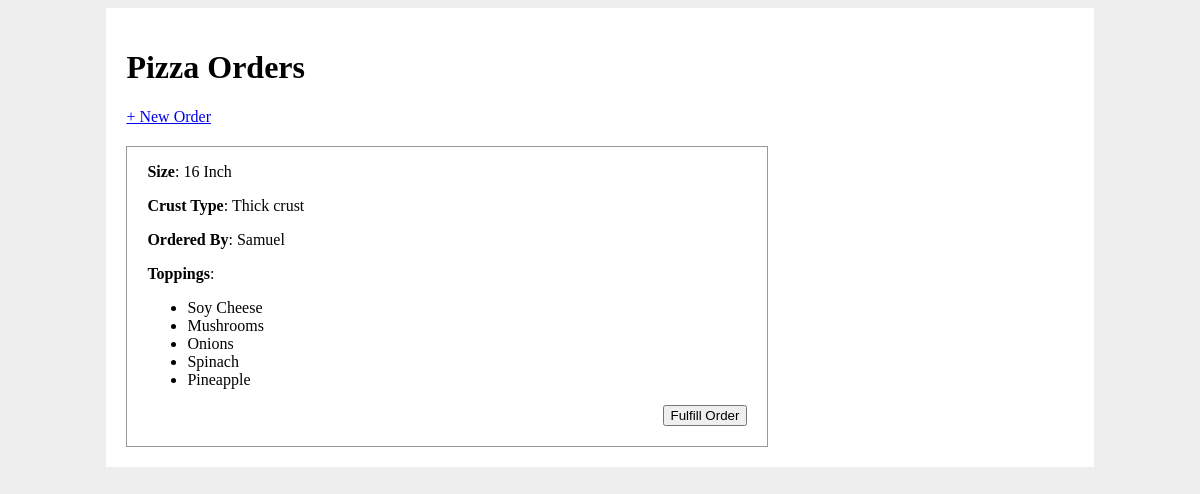
The page / on the database its author committed.
### app.py (models this page shows)
class Pizza(db.Model):
    id = db.Column(db.Integer, primary_key=True)
    order_name = db.Column(db.String(80), unique=False, nullable=False)
    size = db.Column(db.Enum(PizzaSize), nullable=False)
    crust_type = db.Column(db.Enum(CrustType), nullable=False)
    toppings = db.relationship('PizzaTopping') #not a list
    fulfilled = db.Column(db.Boolean, default=False)

class PizzaTopping(db.Model):
    id = db.Column(db.Integer, primary_key=True)
    topping_type = db.Column(db.Enum(ToppingType))
    pizza_id = db.Column(db.Integer, db.ForeignKey('pizza.id'))

### app.py (the view)
@app.route('/')
def home():
    all_pizzas = Pizza.query.filter_by(fulfilled=False)
    return render_template('home.html', pizza_orders=all_pizzas)

### templates/home.html (shortened to what this page needs)
{% extends 'base.html' %}
{% block content %}
<h1>Pizza Orders</h1>
<a href="/order">+ New Order</a>
{% for pizza in pizza_orders %}
<div class="pizza_order">
    <p>
        <strong>Size</strong>: {{ pizza.size.value }}
    </p>
    <p>
        <strong>Crust Type</strong>: {{ pizza.crust_type.value }} crust
    </p>
    <p>
        <strong>Ordered By</strong>: {{ pizza.order_name }}
    </p>
    <p>
        <strong>Toppings</strong>:
        <ul>
            {% for topping in pizza.toppings %}
            <li>{{ topping.topping_type.value }}</li>
            {% endfor %}
        </ul>
    </p>
    <form action="/fulfill" method="POST">
        <input type="submit" value="Fulfill Order">
    </form>
</div>
{% else %}
<p>No pizza orders to show!</p>
{% endfor %}
{% endblock %}

### templates/base.html (shortened to what this page needs)
<!DOCTYPE html>
<html>
    <head>
        <link rel="stylesheet" href="/static/style.css">
    </head>
    <body>
        <div id="content">
            {% block content %}{% endblock %}
        </div>
    </body>
</html>

### static/style.css (style rules this page uses)
body { display: flex; justify-content: space-around; background-color: #eee; }
#content { width: 80%; background-color: white; padding: 20px; }
div.pizza_order { border: 1px solid #999; width: 600px; padding: 0 20px 20px 20px; margin-top: 20px; }
div.pizza_order form { display: flex; justify-content: flex-end; }

### rows shown on the page
Pizza: size.value "16 Inch", crust_type.value "Thick", order_name "Samuel"
PizzaTopping: topping_type.value "Soy Cheese"
PizzaTopping: topping_type.value "Mushrooms"
PizzaTopping: topping_type.value "Onions"
PizzaTopping: topping_type.value "Spinach"
PizzaTopping: topping_type.value "Pineapple"
